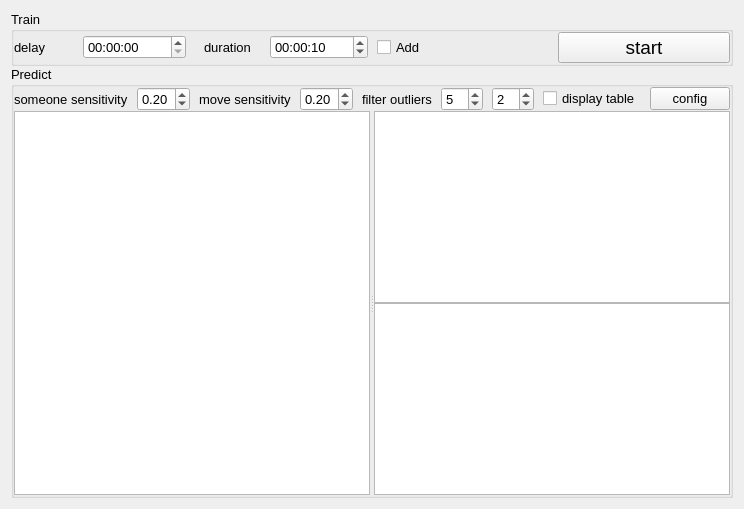
          <widget class="QWidget" name="layoutWidget">
           <layout class="QVBoxLayout" name="verticalLayout_2" stretch="1,32">
            <property name="spacing">
             <number>0</number>
            </property>
            <item>
             <widget class="QGroupBox" name="groupBox_15">
              <property name="font">
               <font>
                <pointsize>10</pointsize>
                <weight>50</weight>
                <bold>false</bold>
                <stylestrategy>PreferAntialias</stylestrategy>
               </font>
              </property>
              <property name="title">
               <string>Train</string>
              </property>
              <layout class="QVBoxLayout" name="verticalLayout_25">
               <property name="spacing">
                <number>0</number>
               </property>
               <property name="leftMargin">
                <number>0</number>
               </property>
               <property name="topMargin">
                <number>0</number>
               </property>
               <property name="rightMargin">
                <number>0</number>
               </property>
               <property name="bottomMargin">
                <number>0</number>
               </property>
               <item>
                <layout class="QHBoxLayout" name="horizontalLayout_2" stretch="1,1,1,1">
                 <property name="spacing">
                  <number>9</number>
                 </property>
                 <item>
                  <widget class="QWidget" name="widget_25" native="true">
                   <property name="sizePolicy">
                    <sizepolicy hsizetype="Ignored" vsizetype="Preferred">
                     <horstretch>0</horstretch>
                     <verstretch>0</verstretch>
                    </sizepolicy>
                   </property>
                   <layout class="QHBoxLayout" name="horizontalLayout_27" stretch="0,2,3">
                    <property name="spacing">
                     <number>0</number>
                    </property>
                    <property name="leftMargin">
                     <number>0</number>
                    </property>
                    <property name="topMargin">
                     <number>0</number>
                    </property>
                    <property name="rightMargin">
                     <number>0</number>
                    </property>
                    <property name="bottomMargin">
                     <number>0</number>
                    </property>
                    <item>
                     <widget class="QWidget" name="widget_39" native="true">
                      <layout class="QHBoxLayout" name="horizontalLayout_38">
                       <property name="spacing">
                        <number>0</number>
                       </property>
                       <property name="leftMargin">
                        <number>0</number>
                       </property>
                       <property name="topMargin">
                        <number>0</number>
                       </property>
                       <property name="rightMargin">
                        <number>0</number>
                       </property>
                       <property name="bottomMargin">
                        <number>0</number>
                       </property>
                      </layout>
                     </widget>
                    </item>
                    <item>
                     <widget class="QLabel" name="label_delay_5">
                      <property name="sizePolicy">
                       <sizepolicy hsizetype="Preferred" vsizetype="Preferred">
                        <horstretch>0</horstretch>
                        <verstretch>0</verstretch>
                       </sizepolicy>
                      </property>
                      <property name="text">
                       <string>delay</string>
                      </property>
                     </widget>
                    </item>
                    <item>
                     <widget class="QTimeEdit" name="timeEdit_train_delay">
                      <property name="maximumDateTime">
                       <datetime>
                        <hour>23</hour>
                        <minute>59</minute>
                        <second>59</second>
                        <year>2000</year>
                        <month>1</month>
                        <day>1</day>
                       </datetime>
                      </property>
                      <property name="currentSection">
                       <enum>QDateTimeEdit::MinuteSection</enum>
                      </property>
                      <property name="displayFormat">
                       <string>HH:mm:ss</string>
                      </property>
                      <property name="currentSectionIndex">
                       <number>1</number>
                      </property>
                      <property name="time">
                       <time>
                        <hour>0</hour>
                        <minute>0</minute>
                        <second>0</second>
                       </time>
                      </property>
                     </widget>
                    </item>
                   </layout>
                  </widget>
                 </item>
                 <item>
                  <widget class="QWidget" name="widget_26" native="true">
                   <layout class="QHBoxLayout" name="horizontalLayout_28" stretch="2,3">
                    <property name="spacing">
                     <number>0</number>
                    </property>
                    <property name="leftMargin">
                     <number>9</number>
                    </property>
                    <property name="topMargin">
                     <number>0</number>
                    </property>
                    <property name="rightMargin">
                     <number>0</number>
                    </property>
                    <property name="bottomMargin">
                     <number>0</number>
                    </property>
                    <item>
                     <widget class="QLabel" name="label_delay_6">
                      <property name="text">
                       <string>duration</string>
                      </property>
                     </widget>
                    </item>
                    <item>
                     <widget class="QTimeEdit" name="timeEdit_train_duration">
                      <property name="maximumDateTime">
                       <datetime>
                        <hour>23</hour>
                        <minute>59</minute>
                        <second>59</second>
                        <year>2000</year>
                        <month>1</month>
                        <day>1</day>
                       </datetime>
                      </property>
                      <property name="currentSection">
                       <enum>QDateTimeEdit::SecondSection</enum>
                      </property>
                      <property name="displayFormat">
                       <string>HH:mm:ss</string>
                      </property>
                      <property name="currentSectionIndex">
                       <number>2</number>
                      </property>
                      <property name="time">
                       <time>
                        <hour>0</hour>
                        <minute>0</minute>
                        <second>10</second>
                       </time>
                      </property>
                     </widget>
                    </item>
                   </layout>
                  </widget>
                 </item>
                 <item>
                  <widget class="QCheckBox" name="checkBox_train_add">
                   <property name="enabled">
                    <bool>true</bool>
                   </property>
                   <property name="sizePolicy">
                    <sizepolicy hsizetype="Minimum" vsizetype="Fixed">
                     <horstretch>0</horstretch>
                     <verstretch>0</verstretch>
                    </sizepolicy>
                   </property>
                   <property name="text">
                    <string>Add</string>
                   </property>
                  </widget>
                 </item>
                 <item>
                  <widget class="QPushButton" name="pushButton_train_start">
                   <property name="font">
                    <font>
                     <pointsize>14</pointsize>
                     <weight>50</weight>
                     <bold>false</bold>
                     <stylestrategy>PreferAntialias</stylestrategy>
                    </font>
                   </property>
                   <property name="text">
                    <string>start</string>
                   </property>
                   <property name="iconSize">
                    <size>
                     <width>8</width>
                     <height>8</height>
                    </size>
                   </property>
                   <property name="autoDefault">
                    <bool>false</bool>
                   </property>
                   <property name="default">
                    <bool>false</bool>
                   </property>
                  </widget>
                 </item>
                </layout>
               </item>
              </layout>
             </widget>
            </item>
            <item>
             <widget class="QGroupBox" name="groupBox_14">
              <property name="font">
               <font>
                <pointsize>10</pointsize>
                <weight>50</weight>
                <bold>false</bold>
                <stylestrategy>PreferAntialias</stylestrategy>
               </font>
              </property>
              <property name="title">
               <string>Predict</string>
              </property>
              <layout class="QVBoxLayout" name="verticalLayout_5" stretch="1,64">
               <property name="spacing">
                <number>0</number>
               </property>
               <property name="leftMargin">
                <number>0</number>
               </property>
               <property name="topMargin">
                <number>0</number>
               </property>
               <property name="rightMargin">
                <number>0</number>
               </property>
               <property name="bottomMargin">
                <number>0</number>
               </property>
               <item>
                <layout class="QHBoxLayout" name="horizontalLayout_10">
                 <item>
                  <widget class="QWidget" name="widget_31" native="true">
                   <layout class="QHBoxLayout" name="horizontalLayout_45" stretch="3,2,3,2,2,1,1,2,3">
                    <property name="spacing">
                     <number>9</number>
                    </property>
                    <property name="leftMargin">
                     <number>0</number>
                    </property>
                    <property name="topMargin">
                     <number>0</number>
                    </property>
                    <property name="rightMargin">
                     <number>0</number>
                    </property>
                    <property name="bottomMargin">
                     <number>0</number>
                    </property>
                    <item>
                     <widget class="QLabel" name="label_number_3">
                      <property name="text">
                       <string>someone sensitivity</string>
                      </property>
                     </widget>
                    </item>
                    <item>
                     <widget class="QDoubleSpinBox" name="doubleSpinBox_predict_someone_sensitivity">
                      <property name="sizePolicy">
                       <sizepolicy hsizetype="Minimum" vsizetype="Minimum">
                        <horstretch>0</horstretch>
                        <verstretch>0</verstretch>
                       </sizepolicy>
                      </property>
                      <property name="decimals">
                       <number>2</number>
                      </property>
                      <property name="minimum">
                       <double>0.010000000000000</double>
                      </property>
                      <property name="maximum">
                       <double>1.000000000000000</double>
                      </property>
                      <property name="singleStep">
                       <double>0.010000000000000</double>
                      </property>
                      <property name="value">
                       <double>0.200000000000000</double>
                      </property>
                     </widget>
                    </item>
                    <item>
                     <widget class="QLabel" name="label_number_5">
                      <property name="text">
                       <string>move sensitivity</string>
                      </property>
                     </widget>
                    </item>
                    <item>
                     <widget class="QDoubleSpinBox" name="doubleSpinBox_predict_move_sensitivity">
                      <property name="sizePolicy">
                       <sizepolicy hsizetype="Minimum" vsizetype="Minimum">
                        <horstretch>0</horstretch>
                        <verstretch>0</verstretch>
                       </sizepolicy>
                      </property>
                      <property name="decimals">
                       <number>2</number>
                      </property>
                      <property name="minimum">
                       <double>0.010000000000000</double>
                      </property>
                      <property name="maximum">
                       <double>1.000000000000000</double>
                      </property>
                      <property name="singleStep">
                       <double>0.010000000000000</double>
                      </property>
                      <property name="value">
                       <double>0.200000000000000</double>
                      </property>
                     </widget>
                    </item>
                    <item>
                     <widget class="QLabel" name="label_duration_7">
                      <property name="text">
                       <string>filter outliers</string>
                      </property>
                     </widget>
                    </item>
                    <item>
                     <widget class="QSpinBox" name="spinBox_predict_buffer_size">
                      <property name="minimum">
                       <number>1</number>
                      </property>
                      <property name="value">
                       <number>5</number>
                      </property>
                      <property name="displayIntegerBase">
                       <number>10</number>
                      </property>
                     </widget>
                    </item>
                    <item>
                     <widget class="QSpinBox" name="spinBox_predict_outliers_number">
                      <property name="minimum">
                       <number>1</number>
                      </property>
                      <property name="maximum">
                       <number>99</number>
                      </property>
                      <property name="singleStep">
                       <number>1</number>
                      </property>
                      <property name="value">
                       <number>2</number>
                      </property>
                      <property name="displayIntegerBase">
                       <number>10</number>
                      </property>
                     </widget>
                    </item>
                    <item>
                     <widget class="QCheckBox" name="checkBox_display_eigenvalues_table">
                      <property name="text">
                       <string>display table</string>
                      </property>
                     </widget>
                    </item>
                    <item>
                     <widget class="QPushButton" name="pushButton_predict_config">
                      <property name="text">
                       <string>config</string>
                      </property>
                     </widget>
                    </item>
                   </layout>
                  </widget>
                 </item>
                </layout>
               </item>
               <item>
                <widget class="QSplitter" name="splitter_eigenvalues">
                 <property name="orientation">
                  <enum>Qt::Horizontal</enum>
                 </property>
                 <widget class="PlotWidget" name="graphicsView_eigenvalues">
                  <property name="sizePolicy">
                   <sizepolicy hsizetype="Preferred" vsizetype="Preferred">
                    <horstretch>0</horstretch>
                    <verstretch>0</verstretch>
                   </sizepolicy>
                  </property>
                 </widget>
                 <widget class="QWidget" name="tableView_eigenvalues" native="true">
                  <layout class="QVBoxLayout" name="tableView_eigenvalues_QVBoxLayout">
                   <property name="spacing">
                    <number>0</number>
                   </property>
                   <property name="leftMargin">
                    <number>0</number>
                   </property>
                   <property name="topMargin">
                    <number>0</number>
                   </property>
                   <property name="rightMargin">
                    <number>0</number>
                   </property>
                   <property name="bottomMargin">
                    <number>0</number>
                   </property>
                   <item>
                    <widget class="QTableView" name="tableView_radar_data_room">
                     <property name="font">
                      <font>
                       <pointsize>8</pointsize>
                       <weight>50</weight>
                       <bold>false</bold>
                       <stylestrategy>PreferAntialias</stylestrategy>
                      </font>
                     </property>
                     <property name="autoScrollMargin">
                      <number>10</number>
                     </property>
                     <property name="sortingEnabled">
                      <bool>false</bool>
                     </property>
                     <attribute name="horizontalHeaderMinimumSectionSize">
                      <number>12</number>
                     </attribute>
                     <attribute name="verticalHeaderMinimumSectionSize">
                      <number>10</number>
                     </attribute>
                     <attribute name="verticalHeaderDefaultSectionSize">
                      <number>20</number>
                     </attribute>
                     <attribute name="verticalHeaderStretchLastSection">
                      <bool>true</bool>
                     </attribute>
                    </widget>
                   </item>
                   <item>
                    <widget class="QTableView" name="tableView_radar_data_human">
                     <property name="font">
                      <font>
                       <pointsize>8</pointsize>
                       <weight>50</weight>
                       <bold>false</bold>
                       <stylestrategy>PreferAntialias</stylestrategy>
                      </font>
                     </property>
                     <property name="autoScrollMargin">
                      <number>10</number>
                     </property>
                     <property name="sortingEnabled">
                      <bool>false</bool>
                     </property>
                     <attribute name="horizontalHeaderMinimumSectionSize">
                      <number>12</number>
                     </attribute>
                     <attribute name="verticalHeaderMinimumSectionSize">
                      <number>10</number>
                     </attribute>
                     <attribute name="verticalHeaderDefaultSectionSize">
                      <number>20</number>
                     </attribute>
                     <attribute name="verticalHeaderStretchLastSection">
                      <bool>true</bool>
                     </attribute>
                    </widget>
                   </item>
                  </layout>
                 </widget>
                </widget>
               </item>
              </layout>
             </widget>
            </item>
           </layout>
          </widget>
